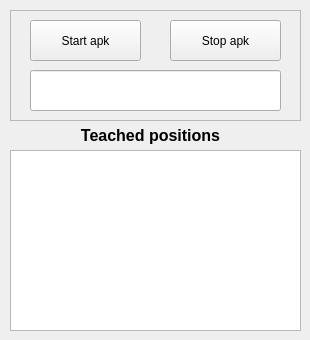
       <widget class="QWidget" name="tab_9">
        <attribute name="title">
         <string>                run               </string>
        </attribute>
        <widget class="QFrame" name="frame_5">
         <property name="geometry">
          <rect>
           <x>10</x>
           <y>10</y>
           <width>291</width>
           <height>111</height>
          </rect>
         </property>
         <property name="frameShape">
          <enum>QFrame::StyledPanel</enum>
         </property>
         <property name="frameShadow">
          <enum>QFrame::Raised</enum>
         </property>
         <widget class="QPushButton" name="teachModeRun_stopHand_pushbutton_4">
          <property name="geometry">
           <rect>
            <x>160</x>
            <y>10</y>
            <width>111</width>
            <height>41</height>
           </rect>
          </property>
          <property name="toolTipDuration">
           <number>-1</number>
          </property>
          <property name="layoutDirection">
           <enum>Qt::LeftToRight</enum>
          </property>
          <property name="text">
           <string>Stop apk</string>
          </property>
         </widget>
         <widget class="QLineEdit" name="teachModeRun_infoHand_lineEdit_4">
          <property name="geometry">
           <rect>
            <x>20</x>
            <y>60</y>
            <width>251</width>
            <height>41</height>
           </rect>
          </property>
         </widget>
         <widget class="QPushButton" name="teachModeRun_startHand_pushbutton_4">
          <property name="geometry">
           <rect>
            <x>20</x>
            <y>10</y>
            <width>111</width>
            <height>41</height>
           </rect>
          </property>
          <property name="text">
           <string>Start apk</string>
          </property>
         </widget>
        </widget>
        <widget class="QTextEdit" name="teachMode_teachedPositions_textEdit_4">
         <property name="geometry">
          <rect>
           <x>10</x>
           <y>150</y>
           <width>291</width>
           <height>181</height>
          </rect>
         </property>
         <property name="font">
          <font>
           <pointsize>9</pointsize>
          </font>
         </property>
        </widget>
        <widget class="QLabel" name="label_195">
         <property name="geometry">
          <rect>
           <x>20</x>
           <y>120</y>
           <width>261</width>
           <height>31</height>
          </rect>
         </property>
         <property name="text">
          <string>&lt;html&gt;&lt;head/&gt;&lt;body&gt;&lt;p align=&quot;center&quot;&gt;&lt;span style=&quot; font-size:12pt; font-weight:600;&quot;&gt;Teached positions&lt;/span&gt;&lt;/p&gt;&lt;/body&gt;&lt;/html&gt;</string>
         </property>
        </widget>
       </widget>
